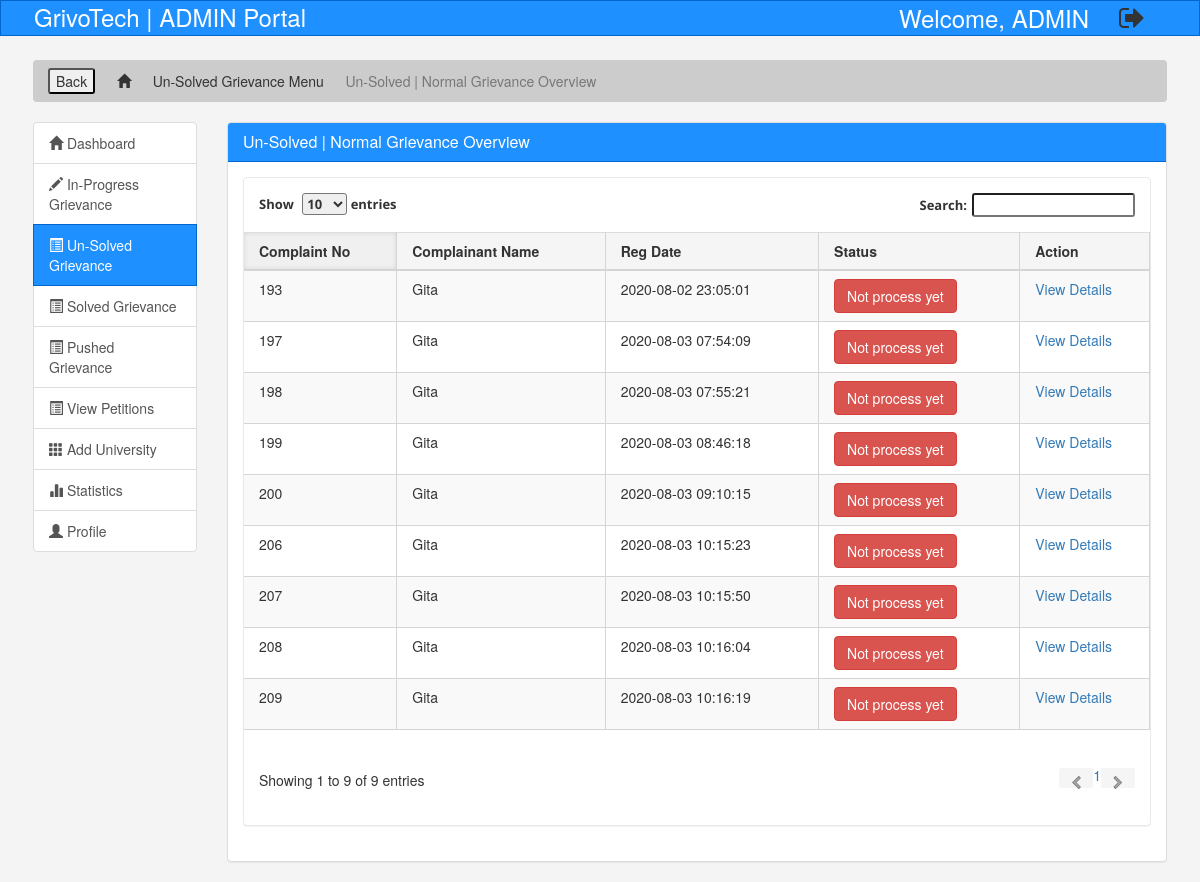
The page /sih3/admin/AdminViewGrievance.php (signed in) on the database its author committed.
### tables this page shows
CREATE TABLE `complain` (
  `complaintNumber` int(11) NOT NULL,
  `userId` int(11) DEFAULT NULL,
  `grievanceId` int(11) DEFAULT NULL,
  `complain` mediumtext DEFAULT NULL,
  `proof` varchar(255) DEFAULT NULL,
  `isAnonymous` int(11) DEFAULT NULL,
  `regDate` timestamp NULL DEFAULT current_timestamp(),
  `status` varchar(30) DEFAULT NULL,
  `lastUdationDate` timestamp NULL DEFAULT NULL ON UPDATE current_timestamp(),
  `isGroupComplaint` tinyint(1) NOT NULL
);

CREATE TABLE `student` (
  `student_id` int(11) NOT NULL,
  `name` varchar(30) NOT NULL,
  `email` varchar(40) NOT NULL,
  `password` varchar(100) NOT NULL,
  `mobile` varchar(10) NOT NULL,
  `aadhar` varchar(16) NOT NULL,
  `college` int(11) DEFAULT NULL,
  `course` varchar(25) NOT NULL,
  `branch` varchar(45) NOT NULL,
  `start` varchar(10) NOT NULL,
  `end` int(10) NOT NULL,
  `city` varchar(25) NOT NULL,
  `state` varchar(25) NOT NULL,
  `registration` int(50) NOT NULL,
  `userImage` varchar(255) DEFAULT NULL,
  `regDate` timestamp NOT NULL DEFAULT current_timestamp(),
  `updationDate` timestamp NULL DEFAULT NULL ON UPDATE current_timestamp(),
  `status` int(1) DEFAULT NULL
);

### sih3/admin/AdminViewGrievance.php (the view, shortened to what this page needs)
<?php
include('../include/db.php');
if(strlen($_SESSION['alogin'])==0)
	{
header('location:adminlogin.php');
}
else{
?>
<!DOCTYPE html>
<html lang="en">
<head>
	<link type="text/css" href="bootstrap/css/bootstrap.min.css" rel="stylesheet">
	<link type="text/css" href="bootstrap/css/bootstrap-responsive.min.css" rel="stylesheet">
	<link href="css/theme.css" rel="stylesheet">
	<link type="text/css" href="images/icons/css/font-awesome.css" rel="stylesheet">
	<link href="assets/css/bootstrap.min.css" rel="stylesheet">
	<link rel="stylesheet" href="https://cdnjs.cloudflare.com/ajax/libs/font-awesome/4.7.0/css/font-awesome.min.css">
	<link rel="stylesheet" href="assets/css/style.css">
</head>
<body>
	<?php include('include/header.php'); ?>
	<section id="breadcrumb">
		<div class="container" style="margin-top: 2% ; width: 97%;">
			<ol class="breadcrumb">
				<li><input type="button" value="Back" onclick="history.go(-1)"></li>
			 	<li><a href="index.php"><span class="glyphicon glyphicon-home" aria-hidden="true"></span></a></li>
			 	<li><a href="solvedGrievanceSection.php" style="text-decoration: none;">Un-Solved Grievance Menu</a></li>
			 	<li class="active">Un-Solved | Normal Grievance Overview</li>
			</ol>
		</div>
	</section>
	<section id="main">
		<div class="container" style="width: 97%;">
			<div class="row">
				<div class="col-md-2">
					<div class="list-group">
						<a href="index.php" class="list-group-item"><span class="glyphicon glyphicon-home" aria-hidden="true"></span> Dashboard</a>
						<a href="reviewGrievanceSection.php" class="list-group-item"><span class="glyphicon glyphicon-pencil" aria-hidden="true"></span> In-Progress Grievance <span class="badge"></span></a>
						<a href="unsolvedGrievanceSection.php" class="list-group-item active main-color-bg"><span class="glyphicon glyphicon-list-alt" aria-hidden="true"></span> Un-Solved Grievance <span class="badge"></span></a>
						<a href="solvedGrievanceSection.php" class="list-group-item"><span class="glyphicon glyphicon-list-alt" aria-hidden="true"></span> Solved Grievance <span class="badge"></span></a>
						<a href="pushF.php" class="list-group-item"><span class="glyphicon glyphicon-list-alt" aria-hidden="true"></span> Pushed Grievance <span class="badge"></span></a>
<a href="petitions.php" class="list-group-item"><span class="glyphicon glyphicon-list-alt" aria-hidden="true"></span> View Petitions <span class="badge"></span></a>
						<a href="addUniv.php" class="list-group-item"><span class="glyphicon glyphicon-th" aria-hidden="true"></span> Add University</a>
							<a href="stats.php" class="list-group-item"><span class="glyphicon glyphicon-stats" aria-hidden="true"></span> Statistics</a>
						<a href="profile.php" class="list-group-item"><span class="glyphicon glyphicon-user" aria-hidden="true"></span> Profile</a>
					</div>
				</div>
				<div class="col-md-10">
					<div class="panel panel-default">
						<div class="panel-heading main-color-bg">
							<h3 class="panel-title">Un-Solved | Normal Grievance Overview</h3>
						</div>
<div class="panel-body" style="min-height: 400px;">
					<div class="content">
	<div class="module">
							<div class="module-body table">
								<table cellpadding="0" cellspacing="0" border="0" class="datatable-1 table table-bordered table-striped	 display" >
									<thead>
										<tr>
											<th>Complaint No</th>
											<th>Complainant Name</th>
											<th>Reg Date</th>
											<th>Status</th>
											<th>Action</th>
										</tr>
									</thead>
<tbody>
<?php
$query=mysqli_query($db,"select complain.*,student.name as name from complain join student on student.student_id=complain.userId where complain.status is null ORDER BY regDate DESC");
while($row=mysqli_fetch_array($query))
{
?>
										<tr>
											<td><?php echo htmlentities($row['complaintNumber']);?></td>
											<td><?php echo htmlentities($row['name']);?></td>
											<td><?php echo htmlentities($row['regDate']);?></td>
											<td><button type="button" class="btn btn-danger">Not process yet</button></td>
											<td>   <a href="complaint-details.php?cid=<?php echo htmlentities($row['complaintNumber']);?>"> View Details</a>
											</td>
											</tr>
										<?php  } ?>
										</tbody>
								</table>
							</div>
						</div>
					</div>
 </div>
					</div>
				</div>
			</div>
		</div>
	</section>
</body>
</html>
<?php } ?>

### sih3/admin/include/header.php (shortened to what this page needs)
<nav class="navbar navbar-default">
	<div class="container" style="width: 97%;">
		<div class="navbar-header">
			<a class="navbar-brand" href="#" style="font-size: 24px;"> GrivoTech | ADMIN Portal
			</a>
		</div>
		<div id="nabvar" class="collapse navbar-collapse pull-right">
			<div style="display: flex; flex-direction: row;">
				<div style="color:#fff; font-size: 24px; margin-right: 1em;">Welcome, ADMIN</div>
				<button style="background-color: Transparent; background-repeat:no-repeat; border: none; cursor:pointer; overflow: hidden; outline:none;" data-toggle="tooltip" title="Logout" onClick="window.location = 'logout.php'">
					<i class="fa fa-sign-out fa-2x" aria-hidden="true"></i></button>
			</div>
		</div>
	</div>
</nav>

### sih3/admin/assets/css/style.css (style rules this page uses)
body { background: #f4f4f4; }
.navbar { min-height: 33px !important; margin-bottom: 0; border-radius: 0; }
.navbar-nav > li > a, .navbar-brand { padding-top: 6px !important; padding-bottom: 0 !important; height: 33px; }
.navbar-default { background-color: #1e90ff; border-color: #0066cc; }
.navbar-default .navbar-brand { color: #ffffff; }
.navbar-default .navbar-collapse, .navbar-default .navbar-form { border-color: #3399ff; }
.main-color-bg { background-color: #1e90ff !important; border-color: #0066cc !important; color: #ffffff !important; }
.breadcrumb { background: #cccccc; color: #333333; }
.breadcrumb a { color: #333333; }

### rows shown on the page
complain: complaintNumber "209", userId.name "Gita", regDate "2020-08-03 10:16:19"
complain: complaintNumber "208", userId.name "Gita", regDate "2020-08-03 10:16:04"
complain: complaintNumber "207", userId.name "Gita", regDate "2020-08-03 10:15:50"
complain: complaintNumber "206", userId.name "Gita", regDate "2020-08-03 10:15:23"
complain: complaintNumber "200", userId.name "Gita", regDate "2020-08-03 09:10:15"
complain: complaintNumber "199", userId.name "Gita", regDate "2020-08-03 08:46:18"
complain: complaintNumber "198", userId.name "Gita", regDate "2020-08-03 07:55:21"
complain: complaintNumber "197", userId.name "Gita", regDate "2020-08-03 07:54:09"
complain: complaintNumber "193", userId.name "Gita", regDate "2020-08-02 23:05:01"
